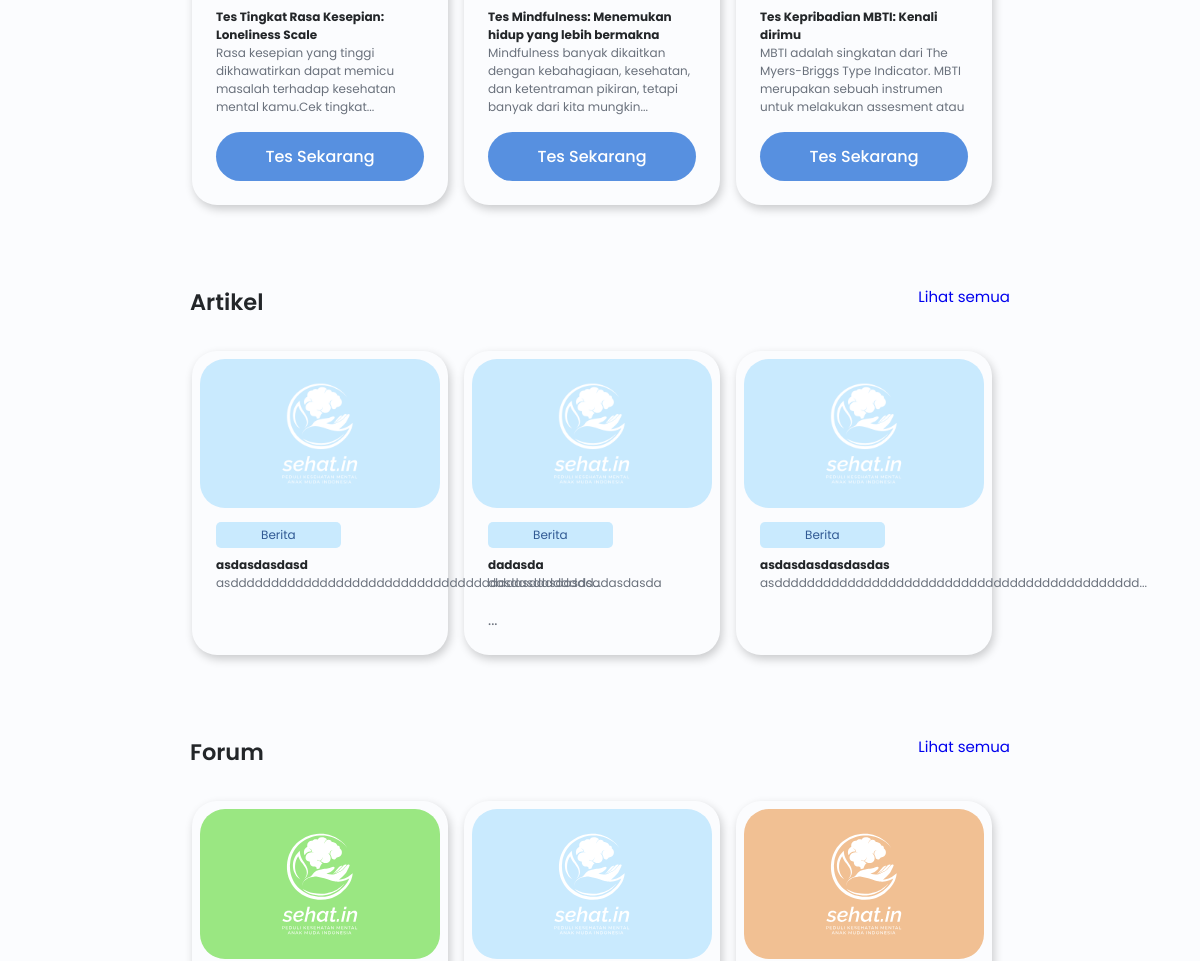
/ (middle part), run on an earlier commit of the app's database.
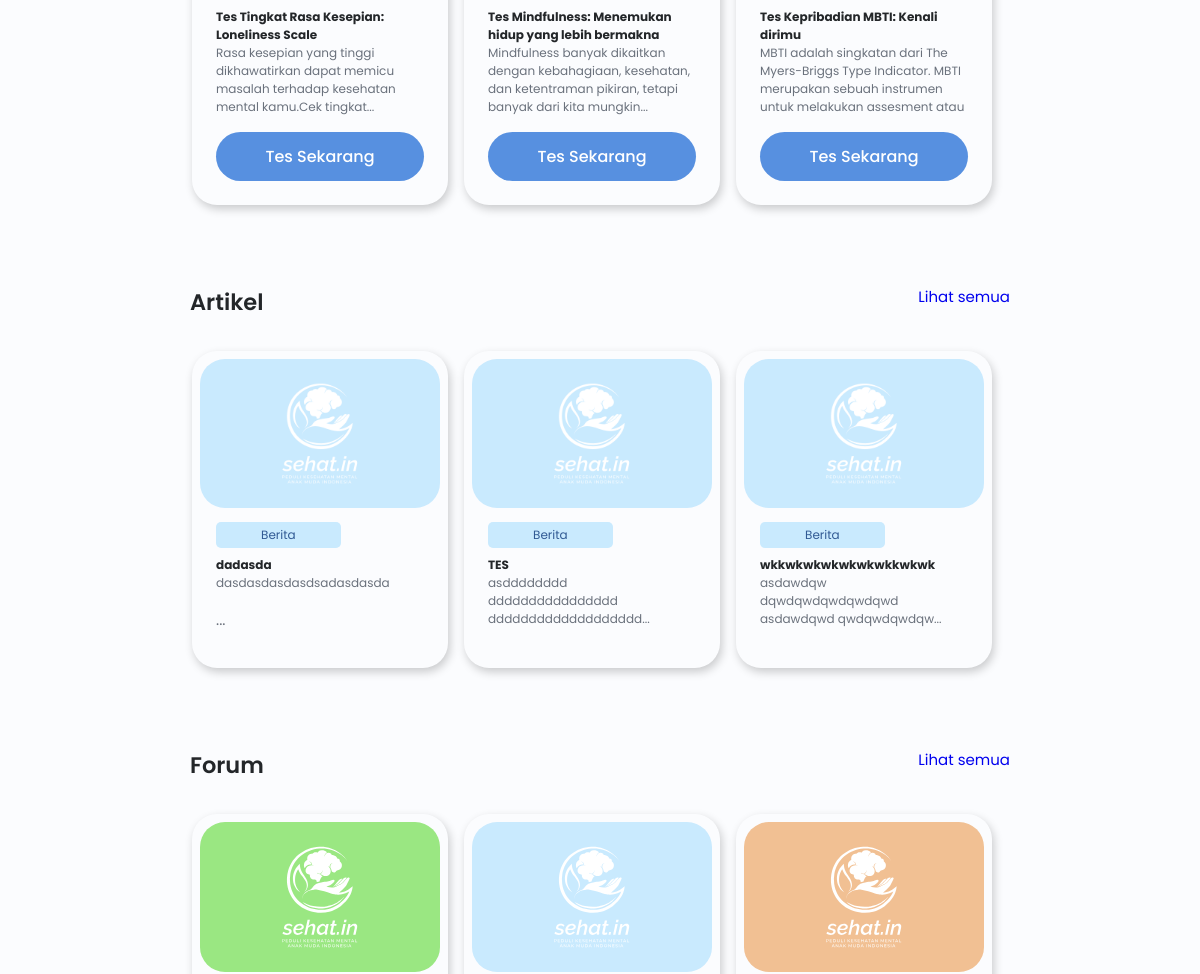
And on a later commit of the database.
### sehat_in_webproject/models.py (models this page shows)
class Artikel(models.Model): # Post
    id = models.AutoField(primary_key=True)
    title = models.CharField(max_length=200)
    content = models.TextField()
    thumbnail_url = models.TextField(blank=True, null=True)
    tag = models.ForeignKey(Tag, on_delete=models.CASCADE, null=True, blank=True)
    user = models.ForeignKey(User, on_delete=models.SET_NULL, null=True)
    created_at = models.DateTimeField(auto_now_add=True)
    updated_at = models.DateTimeField(auto_now=True)
    views = models.IntegerField(default=0)

class Tag(models.Model): # Tag of a post, will be generated by admin only
    name = models.CharField(max_length=50)
    type = models.CharField(max_length=50)
    adminOnly = models.BooleanField(default=False)

### sehat_in_webproject/views.py (the view)
# urls.py: path('', views.index, name='index'),
def index(request):
    latest_articles = Artikel.objects.all().order_by('-created_at')[:3]
    latest_forum = Forum.objects.all().order_by('-created_at')[:3]
    if request.user.is_authenticated:
        notifications = Notification.objects.filter(user=request.user).order_by('-created_at')
    else:
        notifications = None
    return render(request, 'index.html', {'latest_articles': latest_articles, 'latest_forum': latest_forum, 'notifications': notifications})

### templates/index.html (shortened to what the changed rows need)
<!DOCTYPE html>
{% load static %}
<html lang="en">
<head>
    <link rel="stylesheet" href="{% static 'css/swiper-bundle.min.css' %}">
    <link rel="stylesheet" href="https://unicons.iconscout.com/release/v4.0.0/css/line.css">
    <link rel="stylesheet" href="{% static 'css/styles.css' %}">
    <link rel="stylesheet" href="{% static 'css/header.css' %}">
    <link rel="stylesheet" href="{% static 'css/footer.css' %}">
</head>
<body>
    <main>
        <section class="container home__tes">
            <div class="tes__container">
                <div class="tes__card">
                    <div class="tes__wrapper">
                        <div class="tes__wrapper__content">
                            <a class="tes__category" href="">Tes Psikologi<a>
                            <h2 class="tes__title">Tes Tingkat Rasa Kesepian: Loneliness Scale</h2>
                        </div>
                    </div>
                </div>
                <div class="tes__card">
                    <div class="tes__wrapper">
                        <div class="tes__wrapper__content">
                            <a class="tes__category" href="">Tes Psikologi<a>
                            <h2 class="tes__title">Tes Mindfulness: Menemukan hidup yang lebih bermakna</h2>
                        </div>
                    </div>
                </div>
                <div class="tes__card">
                    <div class="tes__wrapper">
                        <div class="tes__wrapper__content">
                            <a class="tes__category" href="">Tes Psikologi<a>
                            <h2 class="tes__title">Tes Kepribadian MBTI: Kenali dirimu</h2>
                        </div>
                    </div>
                </div>
            </div>
        </section>
        <section class="container home__tes">
            <div class="tes__header">
                <h1>Artikel</h1>
            </div>
            <div class="tes__container">
                {% for post in latest_articles %}
                <a href="artikel/{{ post.id }}">
                    <div class="tes__card">
                        <div class="tes__wrapper">
                            <img class="tes__image" src="{% if post.thumbnail_url %}{{post.thumbnail_url}}{% else %}/static/img/no_image.png{% endif %}" onerror="this.onerror=null; this.src='/static/img/no_image.png'" alt="{{ post.title }}">
                            <div class="tes__wrapper__content">
                                <a class="tes__category" href="/artikel/tag/{{ post.tag.name }}">{{ post.tag.name }}</a>
                                <h2 class="tes__title">{{ post.title }}</h2>
                                <div id="desc-{{ post.id }}">{% autoescape off %}{{ post.content|slice:"0:50" }}...{% endautoescape %}</div>
                            </div>
                        </div>
                    </div>
                </a>
                {% endfor %}
            </div>
        </section>
        <section class="container home__tes">
            <div class="tes__header">
                <h1>Forum</h1>
            </div>
        </section>
    </main>
</body>
</html>

What changed in the data, as far as the page shows it:
removed Artikel: tag.name "Berita", title "asdasdasdasd", content "asdddddddddddddddddddddddddddddddddddasdddddddd"
changed Artikel: title "asdasdasdasdasdas" → "TES"; content "asddddddddddddddddddddddddddddddddddddddddddddd" → "asdddddddd dddddddddddddddd ddddddddddddddddddd"
now on this page (row edited): Artikel: tag.name "Berita", title "wkkwkwkwkwkwkwkkwkwk", content "asdawdqw dqwdqwdqwdqwdqwd asdawdqwd qwdqwdqwdqw"
